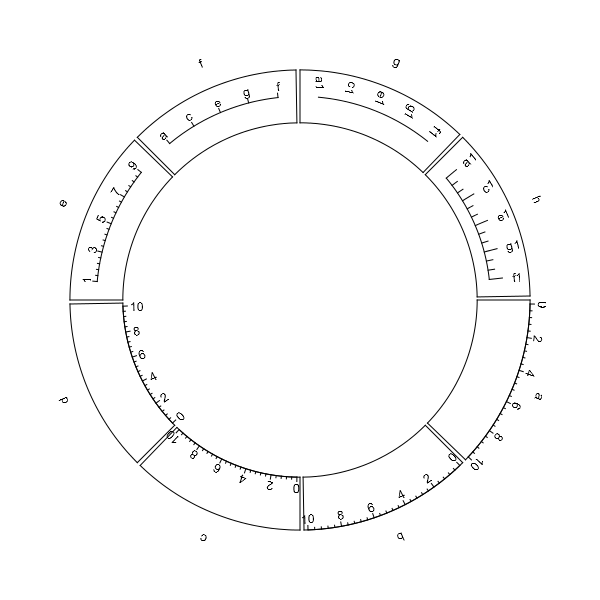

Source code (R):
library(circlize)

par(mar = c(1, 1, 1, 1))
factors = letters[1:8]
circos.par(points.overflow.warning = FALSE)
circos.initialize(factors = factors, xlim = c(0, 10))
circos.trackPlotRegion(factors = factors, ylim = c(0, 10), track.height = 0.1, bg.border = NA, panel.fun = function(x, y) {
    circos.text(5, 10, get.cell.meta.data("sector.index"))
})

circos.trackPlotRegion(factors = factors, ylim = c(0, 10))
circos.axis(labels.niceFacing = FALSE, sector.index = "a")
circos.axis(labels.niceFacing = FALSE, sector.index = "b", direction = "inside", labels.facing = "outside")
circos.axis(labels.niceFacing = FALSE, sector.index = "c", h = "bottom")
circos.axis(labels.niceFacing = FALSE, sector.index = "d", h = "bottom", direction = "inside", labels.facing = "reverse.clockwise")
circos.axis(labels.niceFacing = FALSE, sector.index = "e", h = 5, major.at = c(1, 3, 5, 7, 9))
circos.axis(labels.niceFacing = FALSE, sector.index = "f", h = 5, major.at = c(1, 3, 5, 7, 9), labels = c("a", "c", "e", "g", "f"), minor.ticks = 0)
circos.axis(labels.niceFacing = FALSE, sector.index = "g", h = 5, major.at = c(1, 3, 5, 7, 9), labels = c("a1", "c1", "e1", "g1", "f1"), major.tick = FALSE, labels.facing = "reverse.clockwise")
circos.axis(labels.niceFacing = FALSE, sector.index = "h", h = 2, major.at = c(1, 3, 5, 7, 9), labels = c("a1", "c1", "e1", "g1", "f1"), major.tick.percentage = 0.3, labels.away.percentage = 0.2, minor.ticks = 2, labels.facing = "clockwise")
circos.clear()
